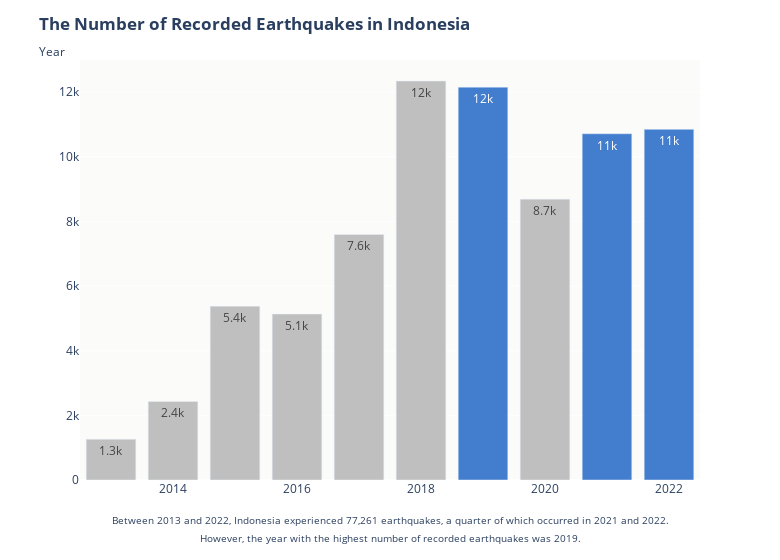
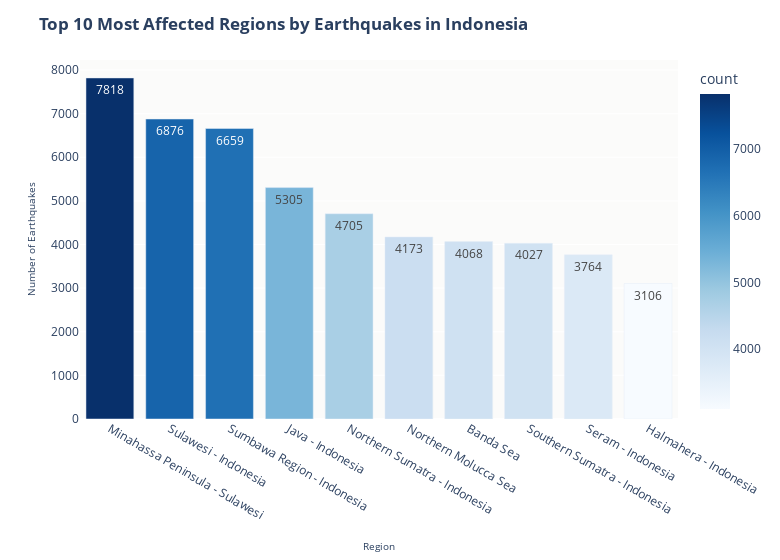

The code cell stored with these charts, in order, in its notebook:
### Code cell
# 1. How many earthquakes have been recorded in Indonesia from 2013 to 2022?
total_earthquakes = df_filter.shape[0]
print(f"From 2013 to 2022, {total_earthquakes} earthquakes have been recorded in Indonesia.")

# Yearly number of recorded earthquakes from 2013 to 2022
df_year = df_filter.groupby(['year'])['tgl'].count().reset_index().rename(columns={'tgl': 'count'})  # Mengganti 'datetime' menjadi 'tgl'
df_year.sort_values(['year'])
print(df_year)

portion_2021_2022 = df_year[df_year['year'] >= 2021]['count'].sum() / df_year['count'].sum()
print(f"The portion of the number of recorded earthquakes in 2021 and 2022 is {portion_2021_2022}.")

fig = px.bar(
    df_year, y='count', x='year',
    text_auto='.2s',
    category_orders={'year': ['2022', '2021', '2020', '2019', '2018', '2017', '2016', '2015', '2014', '2013']},
    color=['#bfbfbf', '#bfbfbf', '#bfbfbf', '#bfbfbf', '#bfbfbf', '#bfbfbf', '#437dce', '#bfbfbf', '#437dce', '#437dce'],
    color_discrete_map="identity",
    width=780
)

fig.update_traces(hovertemplate=('<b>%{x}</b><br>%{y:.0f}'))

fig.update_layout(
    title="<b>The Number of Recorded Earthquakes in Indonesia</b><br><sub>Year</sub>",
    xaxis_title="<sub>Between 2013 and 2022, Indonesia experienced 77,261 earthquakes, a quarter of which occurred in 2021 and 2022.<br>However, the year with the highest number of recorded earthquakes was 2019.</sub>",
    yaxis_title="",
    plot_bgcolor='#fbfbfa'
)

fig.show()

# 3. What are the top 10 most affected regions by earthquakes in Indonesia?
df_region = df_filter.groupby(['remark'])['tgl'].count().reset_index().rename(columns={'tgl': 'count'})  # Mengganti 'region' menjadi 'remark'
df_region = df_region.sort_values('count', ascending=False).head(10)
print(df_region)

fig = px.bar(
    df_region, y='count', x='remark',  # Mengganti 'region' menjadi 'remark'
    text='count',
    color='count',
    color_continuous_scale='Blues',
    width=780
)

fig.update_traces(hovertemplate=("<b>%{x}</b><br>Number of Earthquakes: %{y}"))

fig.update_layout(
    title="<b>Top 10 Most Affected Regions by Earthquakes in Indonesia</b>",
    xaxis_title="<sub>Region</sub>",
    yaxis_title="<sub>Number of Earthquakes</sub>",
    plot_bgcolor='#fbfbfa'
)

fig.show()
data

### Figure 1 — Plotly figure (JSON) as saved in the notebook; plotly's stock layout.template omitted (floating-point values rounded to 4 significant figures)
{"data": [{"alignmentgroup": "True", "hovertemplate": "<b>%{x}</b><br>%{y:.0f}", "legendgroup": "", "marker": {"color": "#bfbfbf", "pattern": {"shape": ""}}, "name": "", "offsetgroup": "", "orientation": "v", "showlegend": false, "textposition": "auto", "texttemplate": "%{y:.2s}", "type": "bar", "x": [2013, 2014, 2015, 2016, 2017, 2018, 2020], "xaxis": "x", "y": [1263, 2430, 5378, 5134, 7597, 12345, 8690], "yaxis": "y"}, {"alignmentgroup": "True", "hovertemplate": "<b>%{x}</b><br>%{y:.0f}", "legendgroup": "", "marker": {"color": "#437dce", "pattern": {"shape": ""}}, "name": "", "offsetgroup": "", "orientation": "v", "showlegend": false, "textposition": "auto", "texttemplate": "%{y:.2s}", "type": "bar", "x": [2019, 2021, 2022], "xaxis": "x", "y": [12155, 10714, 10849], "yaxis": "y"}], "layout": {"barmode": "relative", "legend": {"tracegroupgap": 0}, "margin": {"t": 60}, "plot_bgcolor": "#fbfbfa", "title": {"text": "<b>The Number of Recorded Earthquakes in Indonesia</b><br><sub>Year</sub>"}, "width": 780, "xaxis": {"anchor": "y", "categoryarray": ["2022", "2021", "2020", "2019", "2018", "2017", "2016", "2015", "2014", "2013"], "categoryorder": "array", "domain": [0, 1], "title": {"text": "<sub>Between 2013 and 2022, Indonesia experienced 77,261 earthquakes, a quarter of which occurred in 2021 and 2022.<br>However, the year with the highest number of recorded earthquakes was 2019.</sub>"}}, "yaxis": {"anchor": "x", "domain": [0, 1], "title": {"text": ""}}}}

### Figure 2 — Plotly figure (JSON) as saved in the notebook; plotly's stock layout.template omitted (floating-point values rounded to 4 significant figures)
{"data": [{"alignmentgroup": "True", "hovertemplate": "<b>%{x}</b><br>Number of Earthquakes: %{y}", "legendgroup": "", "marker": {"color": [7818, 6876, 6659, 5305, 4705, 4173, 4068, 4027, 3764, 3106], "coloraxis": "coloraxis", "pattern": {"shape": ""}}, "name": "", "offsetgroup": "", "orientation": "v", "showlegend": false, "text": [7818, 6876, 6659, 5305, 4705, 4173, 4068, 4027, 3764, 3106], "textposition": "auto", "type": "bar", "x": ["Minahassa Peninsula - Sulawesi", "Sulawesi - Indonesia", "Sumbawa Region - Indonesia", "Java - Indonesia", "Northern Sumatra - Indonesia", "Northern Molucca Sea", "Banda Sea", "Southern Sumatra - Indonesia", "Seram - Indonesia", "Halmahera - Indonesia"], "xaxis": "x", "y": [7818, 6876, 6659, 5305, 4705, 4173, 4068, 4027, 3764, 3106], "yaxis": "y"}], "layout": {"barmode": "relative", "coloraxis": {"colorbar": {"title": {"text": "count"}}, "colorscale": [[0, "rgb(247,251,255)"], [0.125, "rgb(222,235,247)"], [0.25, "rgb(198,219,239)"], [0.375, "rgb(158,202,225)"], [0.5, "rgb(107,174,214)"], [0.625, "rgb(66,146,198)"], [0.75, "rgb(33,113,181)"], [0.875, "rgb(8,81,156)"], [1, "rgb(8,48,107)"]]}, "legend": {"tracegroupgap": 0}, "margin": {"t": 60}, "plot_bgcolor": "#fbfbfa", "title": {"text": "<b>Top 10 Most Affected Regions by Earthquakes in Indonesia</b>"}, "width": 780, "xaxis": {"anchor": "y", "domain": [0, 1], "title": {"text": "<sub>Region</sub>"}}, "yaxis": {"anchor": "x", "domain": [0, 1], "title": {"text": "<sub>Number of Earthquakes</sub>"}}}}
